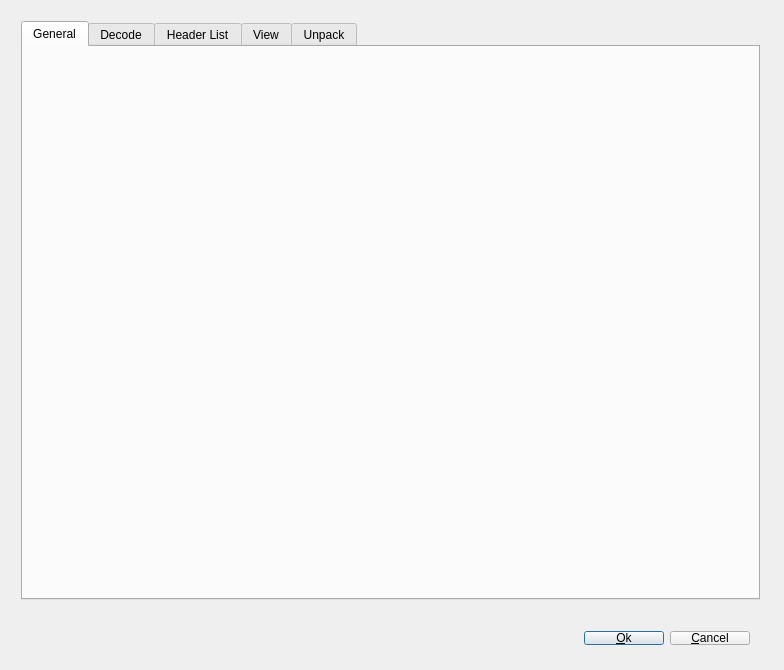
<?xml version="1.0" encoding="UTF-8"?>
<ui version="4.0">
 <class>PrefDialogClass</class>
 <widget class="QDialog" name="PrefDialogClass">
  <property name="windowModality">
   <enum>Qt::ApplicationModal</enum>
  </property>
  <property name="geometry">
   <rect>
    <x>0</x>
    <y>0</y>
    <width>784</width>
    <height>670</height>
   </rect>
  </property>
  <property name="windowTitle">
   <string>Preferences</string>
  </property>
  <widget class="QWidget" name="verticalLayoutWidget">
   <property name="geometry">
    <rect>
     <x>10</x>
     <y>10</y>
     <width>761</width>
     <height>601</height>
    </rect>
   </property>
   <layout class="QVBoxLayout" name="verticalLayout">
    <item>
     <widget class="QTabWidget" name="tabWidget">
      <property name="currentIndex">
       <number>0</number>
      </property>
      <widget class="QWidget" name="generalTab">
       <attribute name="icon">
        <iconset resource="quban.qrc">
         <normaloff>:/quban/images/fatCow/Report-Edit.png</normaloff>:/quban/images/fatCow/Report-Edit.png</iconset>
       </attribute>
       <attribute name="title">
        <string>General</string>
       </attribute>
       <widget class="QFrame" name="generalFrame">
        <property name="geometry">
         <rect>
          <x>0</x>
          <y>0</y>
          <width>751</width>
          <height>561</height>
         </rect>
        </property>
        <layout class="QVBoxLayout" name="verticalLayout_9">
         <property name="margin">
          <number>0</number>
         </property>
         <item>
          <layout class="QVBoxLayout" name="generalLayout">
           <property name="spacing">
            <number>0</number>
           </property>
          </layout>
         </item>
        </layout>
       </widget>
      </widget>
      <widget class="QWidget" name="decodeTab">
       <attribute name="icon">
        <iconset resource="quban.qrc">
         <normaloff>:/quban/images/fatCow/Newspaper-Link.png</normaloff>:/quban/images/fatCow/Newspaper-Link.png</iconset>
       </attribute>
       <attribute name="title">
        <string>Decode</string>
       </attribute>
       <widget class="QFrame" name="decodeFrame">
        <property name="geometry">
         <rect>
          <x>0</x>
          <y>0</y>
          <width>751</width>
          <height>561</height>
         </rect>
        </property>
        <layout class="QVBoxLayout" name="verticalLayout_4">
         <property name="margin">
          <number>0</number>
         </property>
         <item>
          <layout class="QVBoxLayout" name="decodeLayout">
           <property name="spacing">
            <number>0</number>
           </property>
          </layout>
         </item>
        </layout>
       </widget>
      </widget>
      <widget class="QWidget" name="headerTab">
       <attribute name="icon">
        <iconset resource="quban.qrc">
         <normaloff>:/quban/images/fatCow/Viewstack.png</normaloff>:/quban/images/fatCow/Viewstack.png</iconset>
       </attribute>
       <attribute name="title">
        <string>Header List</string>
       </attribute>
       <widget class="QFrame" name="headerFrame">
        <property name="geometry">
         <rect>
          <x>0</x>
          <y>0</y>
          <width>751</width>
          <height>561</height>
         </rect>
        </property>
        <layout class="QVBoxLayout" name="verticalLayout_6">
         <property name="margin">
          <number>0</number>
         </property>
         <item>
          <layout class="QVBoxLayout" name="headerLayout">
           <property name="spacing">
            <number>0</number>
           </property>
          </layout>
         </item>
        </layout>
       </widget>
      </widget>
      <widget class="QWidget" name="viewTab">
       <attribute name="icon">
        <iconset resource="quban.qrc">
         <normaloff>:/quban/images/fatCow/Page-Refresh.png</normaloff>:/quban/images/fatCow/Page-Refresh.png</iconset>
       </attribute>
       <attribute name="title">
        <string>View</string>
       </attribute>
       <widget class="QFrame" name="viewFrame">
        <property name="geometry">
         <rect>
          <x>0</x>
          <y>0</y>
          <width>751</width>
          <height>561</height>
         </rect>
        </property>
        <layout class="QVBoxLayout" name="verticalLayout_2">
         <property name="margin">
          <number>0</number>
         </property>
         <item>
          <layout class="QVBoxLayout" name="viewLayout">
           <property name="spacing">
            <number>0</number>
           </property>
          </layout>
         </item>
        </layout>
       </widget>
      </widget>
      <widget class="QWidget" name="unpackTab">
       <attribute name="icon">
        <iconset resource="quban.qrc">
         <normaloff>:/quban/images/rar.png</normaloff>:/quban/images/rar.png</iconset>
       </attribute>
       <attribute name="title">
        <string>Unpack</string>
       </attribute>
       <widget class="QFrame" name="unpackFrame">
        <property name="geometry">
         <rect>
          <x>0</x>
          <y>0</y>
          <width>751</width>
          <height>561</height>
         </rect>
        </property>
        <layout class="QVBoxLayout" name="unpackLayout">
         <item>
          <layout class="QVBoxLayout" name="unpackLayout2">
           <property name="spacing">
            <number>0</number>
           </property>
          </layout>
         </item>
        </layout>
       </widget>
      </widget>
     </widget>
    </item>
   </layout>
  </widget>
  <widget class="QWidget" name="layoutWidget">
   <property name="geometry">
    <rect>
     <x>10</x>
     <y>620</y>
     <width>751</width>
     <height>36</height>
    </rect>
   </property>
   <layout class="QHBoxLayout" name="horizontalLayout">
    <item>
     <spacer name="horizontalSpacer">
      <property name="orientation">
       <enum>Qt::Horizontal</enum>
      </property>
      <property name="sizeHint" stdset="0">
       <size>
        <width>40</width>
        <height>20</height>
       </size>
      </property>
     </spacer>
    </item>
    <item>
     <widget class="QPushButton" name="okButton">
      <property name="text">
       <string>&amp;Ok</string>
      </property>
     </widget>
    </item>
    <item>
     <widget class="QPushButton" name="cancelButton">
      <property name="text">
       <string>&amp;Cancel</string>
      </property>
     </widget>
    </item>
   </layout>
  </widget>
 </widget>
 <layoutdefault spacing="6" margin="11"/>
 <resources>
  <include location="quban.qrc"/>
 </resources>
 <connections/>
</ui>
